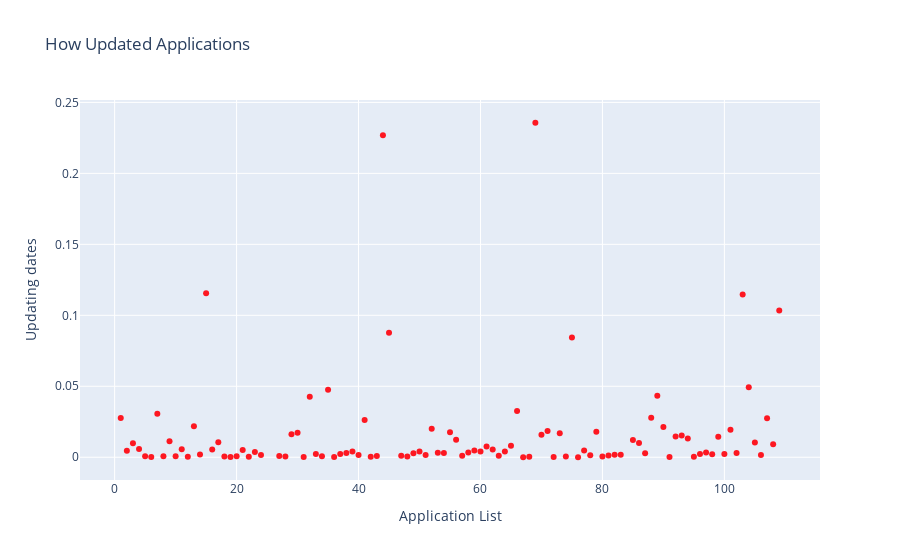

Notebook code for this chart:
### Code cell
drop_=updated[(updated.track_name=="Infinity Blade")|(updated.track_name=="Real Basketball")|
              (updated.track_name=="WhatsApp Messenger")|
              (updated.track_name=="Zillow Real Estate - Homes for Sale & for Rent")].index
updated.drop(drop_,inplace=True)

trace=go.Scatter(x=updated.index,y=updated.when_update,mode="markers",text=updated.track_name,
                marker=dict(color="rgba(255,0,10,0.9)"))
data1=[trace]
layout=dict(title="How Updated Applications",xaxis=dict(title="Application List",zeroline=False,ticklen=5),
           yaxis=dict(title="Updating dates",ticklen=5,zeroline=False))
fig=dict(data=data1,layout=layout)
iplot(fig)

### Figure 1 — Plotly figure (JSON) as saved in the notebook; plotly's stock layout.template omitted (floating-point values rounded to 4 significant figures)
{"data": [{"marker": {"color": "rgba(255,0,10,0.9)"}, "mode": "markers", "text": ["WeatherBug - Local Weather, Radar, Maps, Alerts", "eBay: Best App to Buy, Sell, Save! Online Shopping", "Bible", "Pandora - Music & Radio", "Google – Search made just for mobile", "Facebook", "Yelp - Nearby Restaurants, Shopping & Services", "Shazam - Discover music, artists, videos & lyrics", "Blackjack by MobilityWare", "iHeartRadio – Free Music & Radio Stations", "Google Earth", "PAC-MAN", "The Weather Channel: Forecast, Radar & Alerts", "Lose It! – Weight Loss Program and Calorie Counter", "Chase Mobile℠", "Mint: Personal Finance, Budget, Bills & Money", "Pocket God", "Kindle – Read eBooks, Magazines & Textbooks", "Beer Pong Game", "Skype for iPhone", "Tumblr", "Doodle Jump", "Fandango Movies - Times + Tickets", "Dictionary.com Dictionary & Thesaurus", "ESPN: Get scores, news, alerts & watch live sports", "Traffic Rush", "Waze - GPS Navigation, Maps & Real-time Traffic", "Spotify Music", "Yahoo Fantasy Sports", "Starbucks", "Twitter", "Calorie Counter & Diet Tracker by MyFitnessPal", "IMDb Movies & TV - Trailers and Showtimes", "Angry Birds", "Glow Hockey 2 FREE", "Plants vs. Zombies", "Groupon - Deals, Coupons & Discount Shopping App", "Kik", "Solitaire", "Fruit Ninja Classic", "Netflix", "The Weather Channel App for iPad – best local forecast, radar map, and storm tracking", "▻Sudoku", "Instagram", "Fruit Ninja®", "Tiny Wings", "Temple Run", "My Horse", "Tiny Tower - Free City Building", "Pinterest", "ROBLOX", "Domino's Pizza USA", "Magic Jigsaw Puzzles", "DragonVale", "Snapchat", "Messenger", "Jetpack Joyride", "The Sims™ FreePlay", "CSR Racing", "Bejeweled Blitz", "Minecraft: Pocket Edition", "Bejeweled Classic", "Head Soccer", "Draw Something", "The Simpsons™: Tapped Out", "Clear Vision (17+)", "Hay Day", "Bike Race - Top Motorcycle Racing Games", "Subway Surfers", "Flow Free", "Clash of Clans", "8 Ball Pool™", "YouTube - Watch Videos, Music, and Live Streams", "Candy Crush Saga", "Dragon City Mobile", "Daily Celebrity Crossword", "Temple Run 2", "Injustice: Gods Among Us", "Sonic Dash", "Despicable Me: Minion Rush", "Plants vs. Zombies™ 2", "Pictoword: Fun 2 Pics Guess What's the Word Trivia", "Farm Heroes Saga", "Asphalt 8: Airborne", "Geometry Dash", "Pixel Gun 3D", "Trivia Crack", "Can You Escape", "Boom Beach", "Geometry Dash Lite", "WordBrain", "Star Wars™: Commander", "MADDEN NFL Mobile", "Kim Kardashian: Hollywood", "CSR Racing 2", "MARVEL Contest of Champions", "SimCity BuildIt", "Crossy Road - Endless Arcade Hopper", "AdVenture Capitalist", "Sniper 3D Assassin: Shoot to Kill Gun Game", "Fallout Shelter", "Colorfy: Coloring Book for Adults", "Clash Royale", "Pokémon GO", "Word Cookies!"], "type": "scatter", "x": [1, 2, 3, 4, 5, 6, 7, 8, 9, 10, 11, 12, 13, 14, 15, 16, 17, 18, 19, 20, 21, 22, 23, 24, 27, 28, 29, 30, 31, 32, 33, 34, 35, 36, 37, 38, 39, 40, 41, 42, 43, 44, 45, 47, 48, 49, 50, 51, 52, 53, 54, 55, 56, 57, 58, 59, 60, 61, 62, 63, 64, 65, 66, 67, 68, 69, 70, 71, 72, 73, 74, 75, 76, 77, 78, 79, 80, 81, 82, 83, 85, 86, 87, 88, 89, 90, 91, 92, 93, 94, 95, 96, 97, 98, 99, 100, 101, 102, 103, 104, 105, 106, 107, 108, 109], "y": [0.02759, 0.004564, 0.00995, 0.005881, 0.0007808, 0.0001314, 0.03069, 0.0006224, 0.01127, 0.0006918, 0.005617, 0.0003588, 0.02193, 0.001983, 0.1156, 0.005407, 0.01053, 0.0005852, 8.86e-05, 0.000627, 0.005069, 0.0004105, 0.003722, 0.001632, 0.0009505, 0.0004413, 0.01625, 0.01732, 0.0001838, 0.04264, 0.002354, 0.0006574, 0.04749, 0.0002393, 0.002233, 0.00294, 0.004034, 0.001611, 0.02627, 0.0003485, 0.0008299, 0.2268, 0.08773, 0.0011, 0.0004624, 0.002757, 0.004108, 0.001563, 0.02016, 0.003151, 0.003013, 0.01769, 0.01241, 0.001033, 0.003279, 0.00468, 0.003987, 0.00756, 0.005525, 0.001093, 0.004055, 0.00809, 0.03262, 1.533e-05, 0.0002956, 0.2357, 0.01588, 0.01845, 0.0002533, 0.01691, 0.0005011, 0.08441, 0, 0.004703, 0.001483, 0.01795, 0.0005684, 0.001234, 0.001848, 0.001763, 0.01216, 0.01001, 0.002812, 0.02787, 0.04335, 0.02139, 0.0001593, 0.01467, 0.01534, 0.01319, 0.0003863, 0.002292, 0.003291, 0.002165, 0.01452, 0.00236, 0.01932, 0.002996, 0.1146, 0.04929, 0.01046, 0.001615, 0.02741, 0.00919, 0.1035]}], "layout": {"title": {"text": "How Updated Applications"}, "xaxis": {"ticklen": 5, "title": {"text": "Application List"}, "zeroline": false}, "yaxis": {"ticklen": 5, "title": {"text": "Updating dates"}, "zeroline": false}}}
